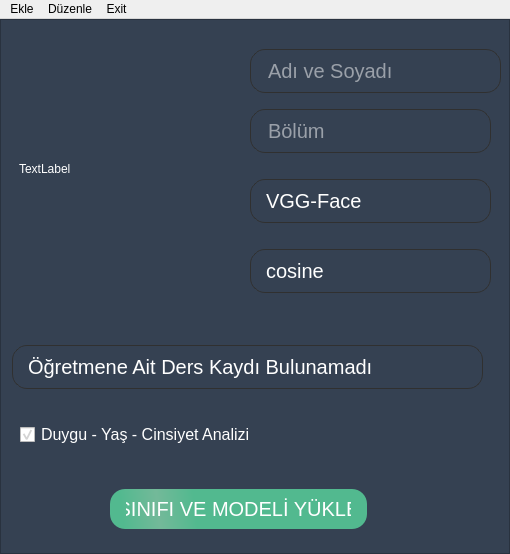
<?xml version="1.0" encoding="UTF-8"?>
<ui version="4.0">
 <class>HocaEkraniMainWindow</class>
 <widget class="QMainWindow" name="HocaEkraniMainWindow">
  <property name="geometry">
   <rect>
    <x>0</x>
    <y>0</y>
    <width>510</width>
    <height>554</height>
   </rect>
  </property>
  <property name="windowTitle">
   <string>MainWindow</string>
  </property>
  <widget class="QWidget" name="centralwidget">
   <layout class="QGridLayout" name="gridLayout">
    <property name="leftMargin">
     <number>0</number>
    </property>
    <property name="topMargin">
     <number>0</number>
    </property>
    <property name="rightMargin">
     <number>0</number>
    </property>
    <property name="bottomMargin">
     <number>0</number>
    </property>
    <property name="spacing">
     <number>0</number>
    </property>
    <item row="0" column="0">
     <widget class="QFrame" name="frame">
      <property name="styleSheet">
       <string notr="true">QFrame{
background: #354152;
}

QLineEdit{
 border: 1px solid gray;
    border-radius: 10px;
    min-width: 6em;
	font-size:20px;
	padding-left:15px;
	height:42px;
	border-radius:15px;
	border-color: #303030;
	background: transparent;
	color:white;
}

QPushButton{
border-radius: 15px;
	background-color: qlineargradient(spread:reflect, x1:1, y1:0.466409, x2:0.188, y2:0.482727, stop:0.823864 rgba(82, 185, 143, 255), stop:1 rgba(115, 185, 153, 255));
padding: 8px 16px;
color: white;
font-size: 20px;
}
QPushButton#btn_login:pressed{
color: black;
background: #008bd1
}
QCommandLinkButton{
font-size: 16px;
background: #4c5d75;
}
QCommandLinkButton:pressed{
	background-color: rgb(92, 186, 138);
}


QCheckBox{
font-size:16px;;
color:white;

}


QCheckBox::indicator{
	height:15px;
	width:15px;

}
QComboBox {
    border: 1px solid gray;
    border-radius: 10px;
    min-width: 6em;
	font-size:20px;
	padding-left:15px;
	height:42px;
	border-radius:15px;
	border-color: #303030;
	background: transparent;
	color:white;

}

QComboBox:on {
    border-bottom-left-radius: 0px;
    border-bottom-right-radius: 0px;
}

QComboBox QAbstractItemView {
    border-bottom-right-radius: 10px;
    border-bottom-left-radius: 10px;
    background: #354152;
    border: 1px solid gray;
	color:white;

}

QComboBox::drop-down {
    border-color: white;
}




QLabel{
	color:white;

}






</string>
      </property>
      <property name="frameShape">
       <enum>QFrame::StyledPanel</enum>
      </property>
      <property name="frameShadow">
       <enum>QFrame::Raised</enum>
      </property>
      <widget class="QLineEdit" name="text_AdSoyad">
       <property name="enabled">
        <bool>false</bool>
       </property>
       <property name="geometry">
        <rect>
         <x>250</x>
         <y>30</y>
         <width>251</width>
         <height>44</height>
        </rect>
       </property>
       <property name="placeholderText">
        <string>Adı ve Soyadı</string>
       </property>
      </widget>
      <widget class="QLineEdit" name="text_Bolum">
       <property name="enabled">
        <bool>false</bool>
       </property>
       <property name="geometry">
        <rect>
         <x>250</x>
         <y>90</y>
         <width>241</width>
         <height>44</height>
        </rect>
       </property>
       <property name="echoMode">
        <enum>QLineEdit::Normal</enum>
       </property>
       <property name="placeholderText">
        <string>Bölüm</string>
       </property>
      </widget>
      <widget class="QComboBox" name="cmb_Model">
       <property name="geometry">
        <rect>
         <x>250</x>
         <y>160</y>
         <width>241</width>
         <height>44</height>
        </rect>
       </property>
       <item>
        <property name="text">
         <string>VGG-Face</string>
        </property>
       </item>
       <item>
        <property name="text">
         <string>OpenFace</string>
        </property>
       </item>
       <item>
        <property name="text">
         <string>Facenet</string>
        </property>
       </item>
       <item>
        <property name="text">
         <string>DeepFace</string>
        </property>
       </item>
      </widget>
      <widget class="QComboBox" name="cmb_Metrik">
       <property name="geometry">
        <rect>
         <x>250</x>
         <y>230</y>
         <width>241</width>
         <height>44</height>
        </rect>
       </property>
       <item>
        <property name="text">
         <string>cosine</string>
        </property>
       </item>
       <item>
        <property name="text">
         <string>euclidean</string>
        </property>
       </item>
       <item>
        <property name="text">
         <string>euclidean_l2</string>
        </property>
       </item>
      </widget>
      <widget class="QComboBox" name="cmb_Dersler">
       <property name="geometry">
        <rect>
         <x>12</x>
         <y>326</y>
         <width>471</width>
         <height>44</height>
        </rect>
       </property>
       <item>
        <property name="text">
         <string>Öğretmene Ait Ders Kaydı Bulunamadı</string>
        </property>
       </item>
      </widget>
      <widget class="QCheckBox" name="checkBox">
       <property name="geometry">
        <rect>
         <x>20</x>
         <y>400</y>
         <width>281</width>
         <height>31</height>
        </rect>
       </property>
       <property name="text">
        <string>Duygu - Yaş - Cinsiyet Analizi</string>
       </property>
       <property name="checked">
        <bool>true</bool>
       </property>
      </widget>
      <widget class="QPushButton" name="btn_login">
       <property name="geometry">
        <rect>
         <x>110</x>
         <y>470</y>
         <width>257</width>
         <height>40</height>
        </rect>
       </property>
       <property name="styleSheet">
        <string notr="true"/>
       </property>
       <property name="text">
        <string>SINIFI VE MODELİ YÜKLE</string>
       </property>
      </widget>
      <widget class="QLabel" name="image_ogretmen">
       <property name="geometry">
        <rect>
         <x>19</x>
         <y>34</y>
         <width>211</width>
         <height>231</height>
        </rect>
       </property>
       <property name="styleSheet">
        <string notr="true"/>
       </property>
       <property name="text">
        <string>TextLabel</string>
       </property>
      </widget>
     </widget>
    </item>
   </layout>
  </widget>
  <widget class="QMenuBar" name="menubar">
   <property name="geometry">
    <rect>
     <x>0</x>
     <y>0</y>
     <width>510</width>
     <height>26</height>
    </rect>
   </property>
   <widget class="QMenu" name="menuEkle">
    <property name="title">
     <string>Ekle</string>
    </property>
    <addaction name="action_DersEkle"/>
    <addaction name="action_OgrenciEkle"/>
    <addaction name="action_DerseOgrenciEkle"/>
   </widget>
   <widget class="QMenu" name="menuExit">
    <property name="title">
     <string>Düzenle</string>
    </property>
    <addaction name="action_OgrenciDuzenle"/>
    <addaction name="action_OgretmenDuzenle"/>
    <addaction name="action_SayfayiYenile"/>
   </widget>
   <widget class="QMenu" name="menuExit_2">
    <property name="title">
     <string>Exit</string>
    </property>
    <addaction name="actionExit"/>
   </widget>
   <addaction name="menuEkle"/>
   <addaction name="menuExit"/>
   <addaction name="menuExit_2"/>
  </widget>
  <action name="action_DersEkle">
   <property name="text">
    <string>Ders Ekle</string>
   </property>
  </action>
  <action name="action_OgrenciDuzenle">
   <property name="text">
    <string>Öğrenci Düzenle</string>
   </property>
  </action>
  <action name="action_OgrenciEkle">
   <property name="text">
    <string>Öğrenci Ekle</string>
   </property>
  </action>
  <action name="action_DerseOgrenciEkle">
   <property name="text">
    <string>Öğrenciyi Derse Ekle</string>
   </property>
  </action>
  <action name="action_OgretmenDuzenle">
   <property name="text">
    <string>Öğretmen Düzenle</string>
   </property>
  </action>
  <action name="actionExit_2">
   <property name="text">
    <string>Exit</string>
   </property>
  </action>
  <action name="actionExit">
   <property name="text">
    <string>Exit</string>
   </property>
  </action>
  <action name="action_SayfayiYenile">
   <property name="text">
    <string>Sayfayı Yenile</string>
   </property>
  </action>
 </widget>
 <resources/>
 <connections/>
</ui>
